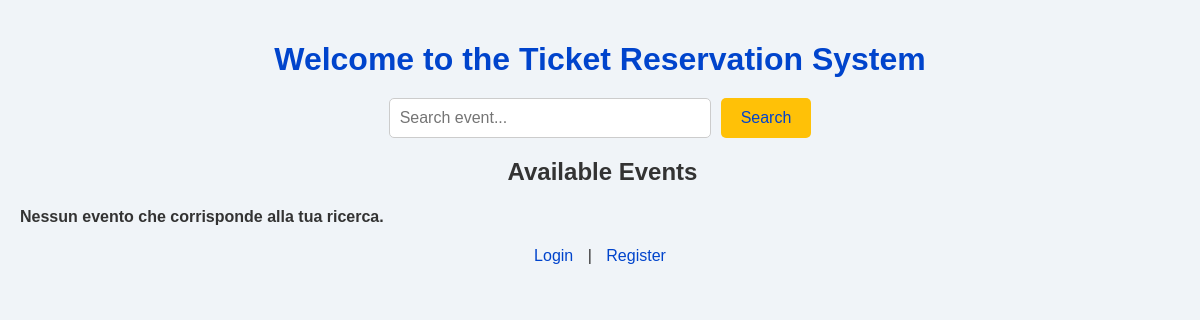
The app's page /, older data.
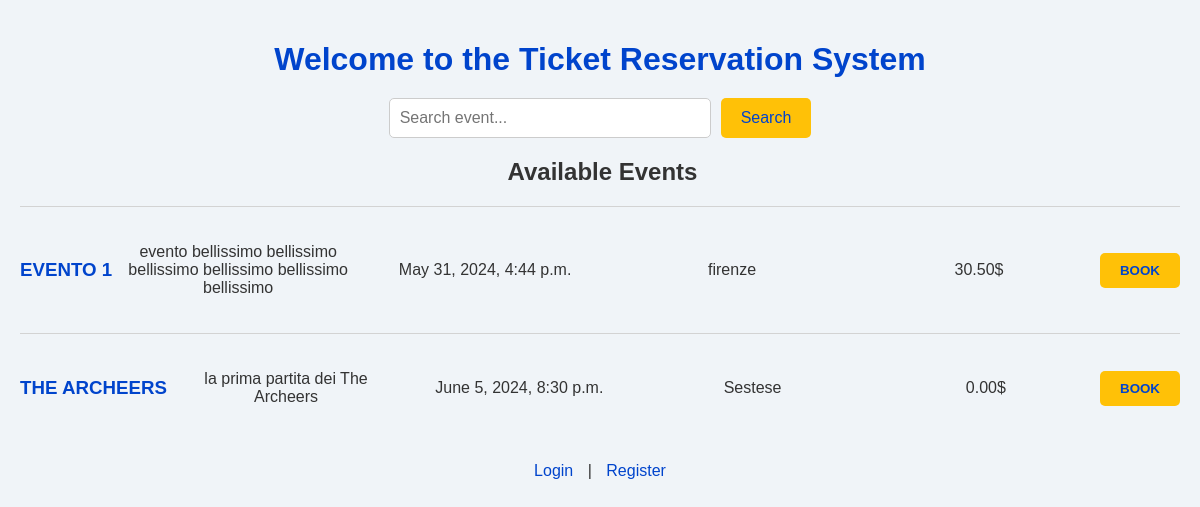
The same page, newer data.
### events/models.py (models this page shows, shortened)
class Event(models.Model):
    title = models.CharField(max_length=200)
    description = models.TextField()
    date = models.DateTimeField()
    location = models.CharField(max_length=100)
    available_seats = models.IntegerField()
    price = models.DecimalField(max_digits=10, decimal_places=2)

### events/views.py (the view)
# urls.py: path('', home_view, name='home'),
def home_view(request):
    query = request.GET.get('search')
    if query:
        events = Event.objects.filter(title__icontains=query) | Event.objects.filter(description__icontains=query)
    else:
        events = Event.objects.all()
    return render(request, 'home.html',{'events': events, 'query': query})

### templates/home.html (shortened to what this page needs)
<!DOCTYPE html>
<html lang="en">
<head>
</head>
<body>
    <h1>Welcome to the Ticket Reservation System</h1>
    <form method="GET" action="{% url 'home' %}">
        <input type="text" name="search" placeholder="Search event...">
        <button type="submit">Search</button>
    </form>
    <h2 class="dati">Available Events</h2>
    <ul>
        {% for event in events %}
            <li class="event_container">
                <h3 class="event-title">{{ event.title }}</h3>
                <p class="dati">{{ event.description }}</p>
                <p class="dati">{{ event.date }}</p>
                <p class="dati">{{ event.location }}</p>
                <p class="dati">{{ event.price }}$</p>
                <button class="prenota-button" onclick="location.href='{% url 'booking' event.id %}'">Book</button>
            </li>
        {% empty %}
            <h4>Nessun evento che corrisponde alla tua ricerca.</h4>
        {% endfor %}
    </ul>
    <div class="user-info">
        {% if user.is_authenticated %}
            <p>Hello, {{ user.username }}!</p>
            <a href="{% url 'profile' %}">Profile</a> |
            <a href="{% url 'logout' %}">Logout</a>
        {% else %}
            <a href="{% url 'login' %}">Login</a> |
            <a href="{% url 'register' %}">Register</a>
        {% endif %}
    </div>
</body>
</html>

Row changes from the older to the newer data that the page shows:
added Event: title "EVENTO 1", description "evento bellissimo bellissimo bellissimo bellissimo bellissimo bellissimo", date "May 31, 2024, 4:44 p.m.", location "firenze", price "30.50"
added Event: title "THE ARCHEERS", description "la prima partita dei The Archeers", date "June 5, 2024, 8:30 p.m.", location "Sestese", price "0.00"
Text that changed along with them:
text no longer shown: "Nessun evento che corrisponde alla tua ricerca."
